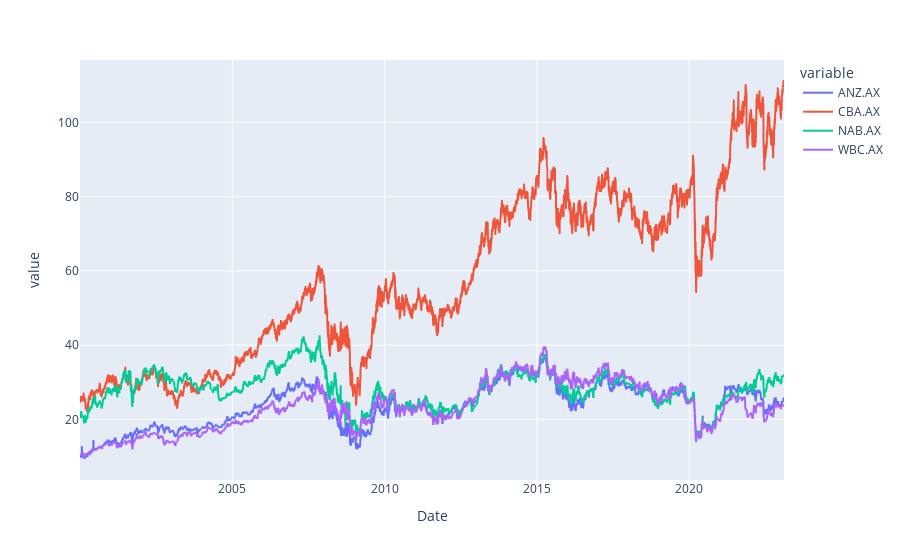

This figure's notebook cell:
### Code cell
Close.plot()

### Figure 1 — Plotly figure (JSON) as saved in the notebook; plotly's stock layout.template omitted (floating-point values rounded to 4 significant figures; data arrays with more than 128 entries replaced by an {"elided": "..."} marker saying what was removed)
{"data": [{"hovertemplate": "variable=ANZ.AX<br>Date=%{x}<br>value=%{y}<extra></extra>", "legendgroup": "ANZ.AX", "line": {"color": "#636efa", "dash": "solid"}, "marker": {"symbol": "circle"}, "mode": "lines", "name": "ANZ.AX", "showlegend": true, "type": "scattergl", "x": {"elided": "5881 str values"}, "xaxis": "x", "y": {"elided": "5881 float values"}, "yaxis": "y"}, {"hovertemplate": "variable=CBA.AX<br>Date=%{x}<br>value=%{y}<extra></extra>", "legendgroup": "CBA.AX", "line": {"color": "#EF553B", "dash": "solid"}, "marker": {"symbol": "circle"}, "mode": "lines", "name": "CBA.AX", "showlegend": true, "type": "scattergl", "x": {"elided": "5881 str values"}, "xaxis": "x", "y": {"elided": "5881 float values"}, "yaxis": "y"}, {"hovertemplate": "variable=NAB.AX<br>Date=%{x}<br>value=%{y}<extra></extra>", "legendgroup": "NAB.AX", "line": {"color": "#00cc96", "dash": "solid"}, "marker": {"symbol": "circle"}, "mode": "lines", "name": "NAB.AX", "showlegend": true, "type": "scattergl", "x": {"elided": "5881 str values"}, "xaxis": "x", "y": {"elided": "5881 float values"}, "yaxis": "y"}, {"hovertemplate": "variable=WBC.AX<br>Date=%{x}<br>value=%{y}<extra></extra>", "legendgroup": "WBC.AX", "line": {"color": "#ab63fa", "dash": "solid"}, "marker": {"symbol": "circle"}, "mode": "lines", "name": "WBC.AX", "showlegend": true, "type": "scattergl", "x": {"elided": "5881 str values"}, "xaxis": "x", "y": {"elided": "5881 float values"}, "yaxis": "y"}], "layout": {"legend": {"title": {"text": "variable"}, "tracegroupgap": 0}, "margin": {"t": 60}, "xaxis": {"anchor": "y", "domain": [0, 1], "title": {"text": "Date"}}, "yaxis": {"anchor": "x", "domain": [0, 1], "title": {"text": "value"}}}}
